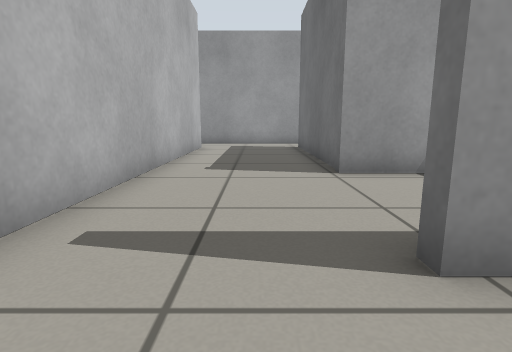
[1] (above)

24 first-person views from a walk through a Gazebo world. The camera is 0.5 m above the floor, tilts 10° down and sees 80° across. The floor is counted in squares, 0.5 m on a side. Each view is taken from the middle of a square. On the plan, view 1 faces up. The plan holds only what a view shows up to about 12 squares ahead; the rest is blank.

[2]
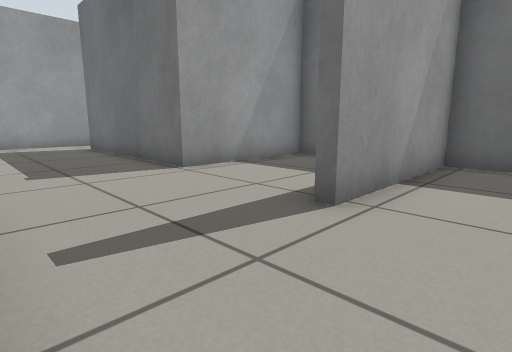

[3]
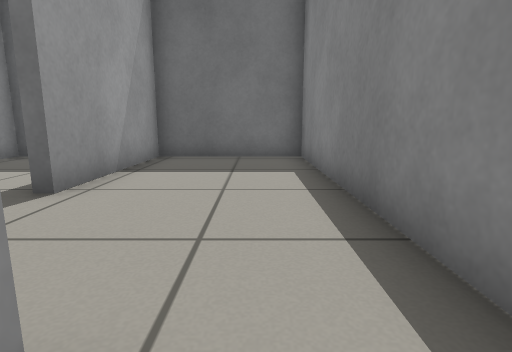

[4]
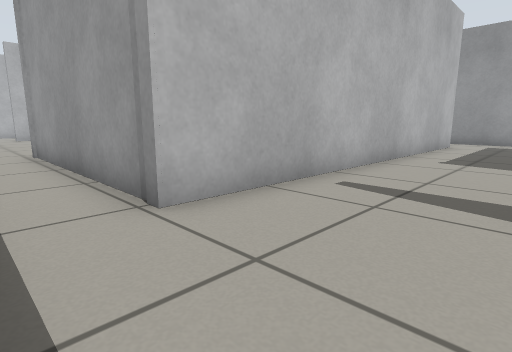

[5]
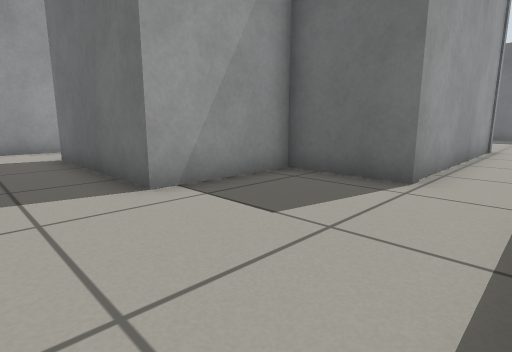

[6]
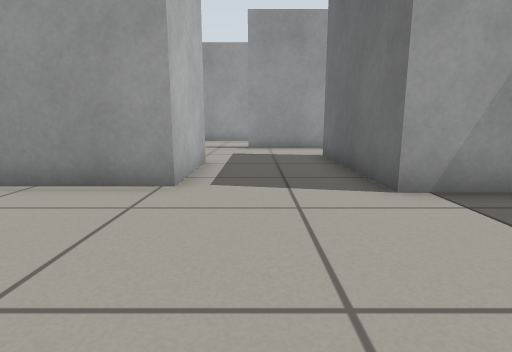

[7]
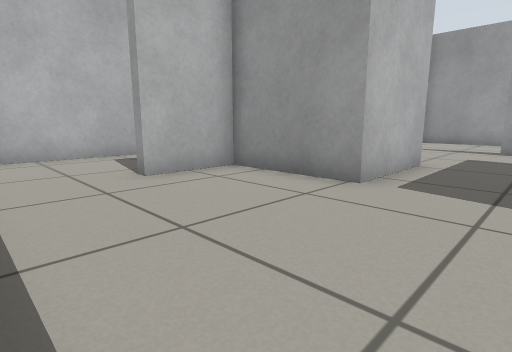

[8]
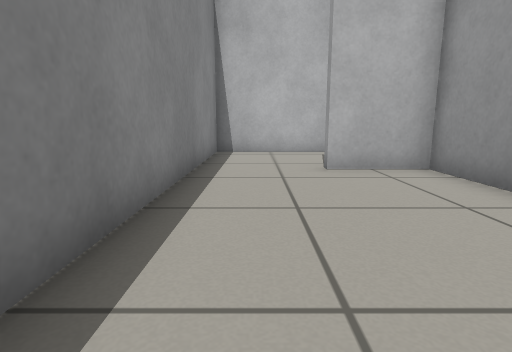

[9]
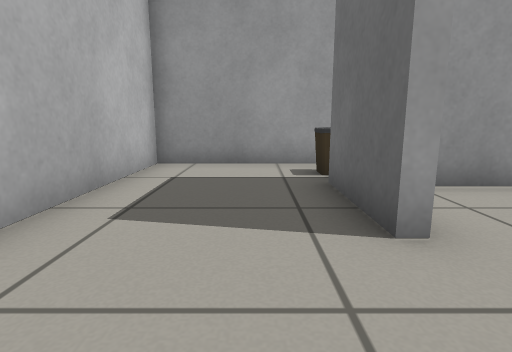

[10]
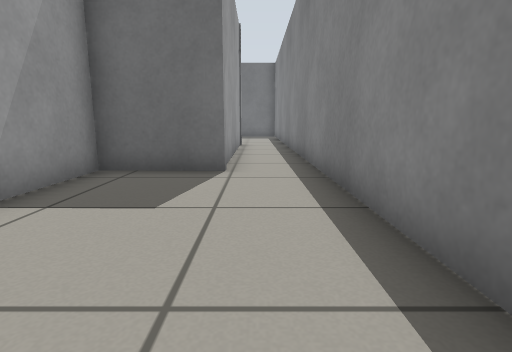

[11]
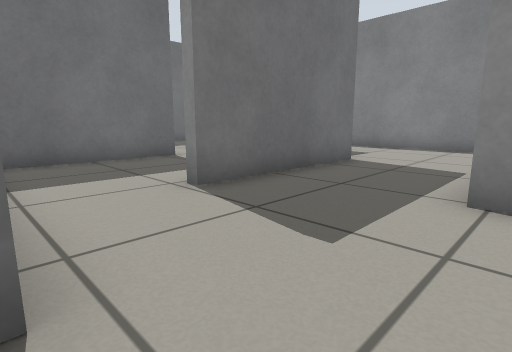

[12]
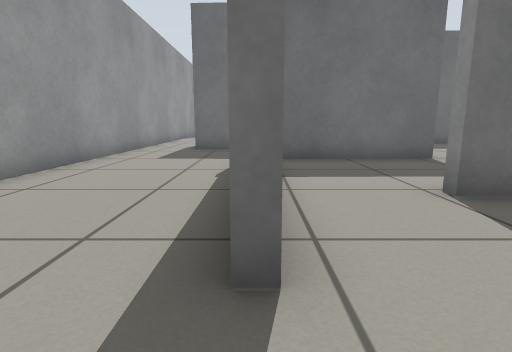

[13]
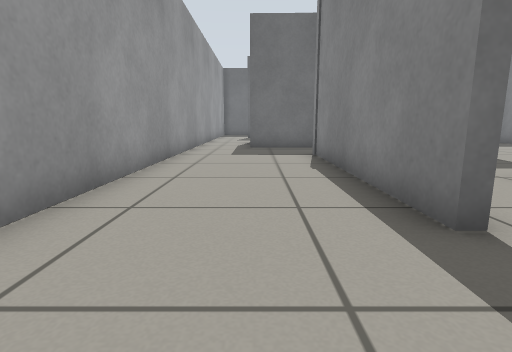

[14]
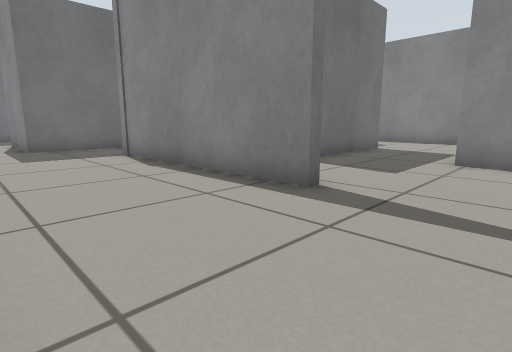

[15]
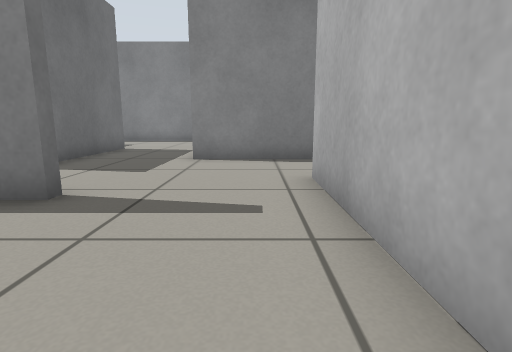

[16]
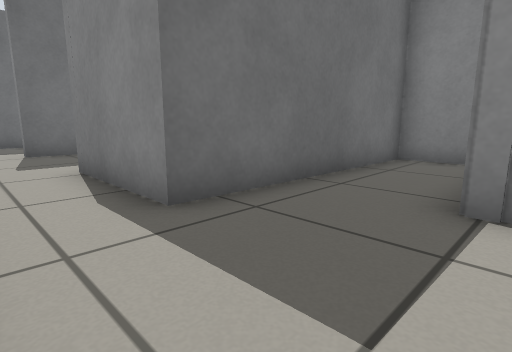

[17]
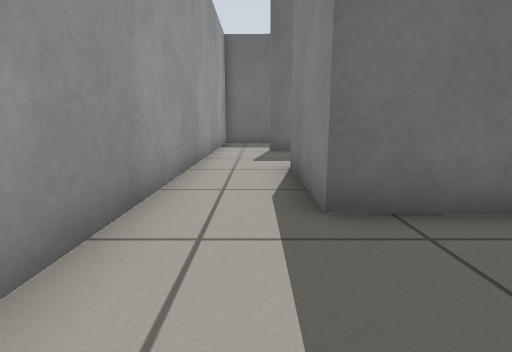

[18]
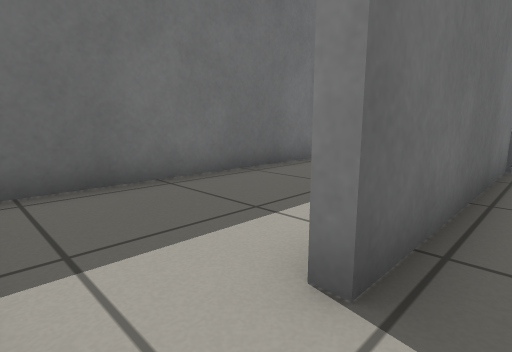

[19]
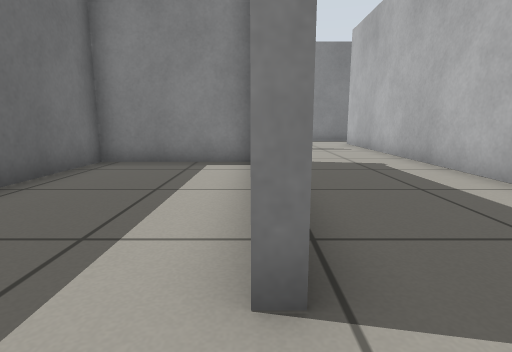

[20]
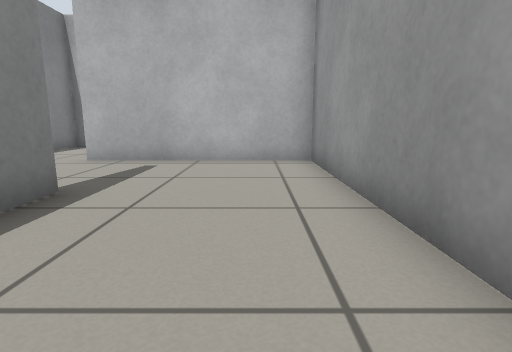

[21]
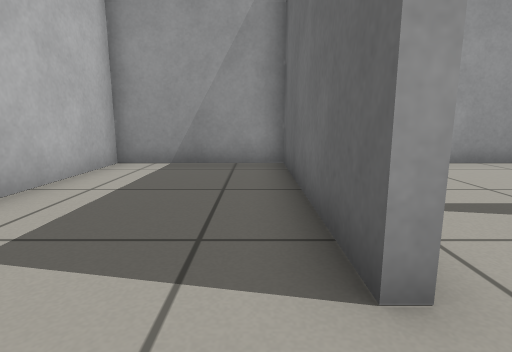

[22]
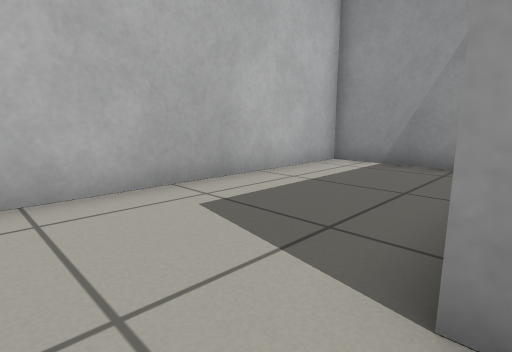

[23]
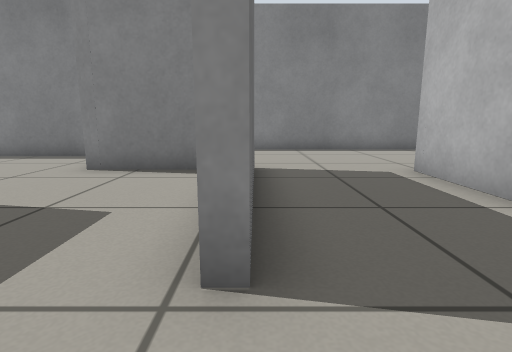

[24]
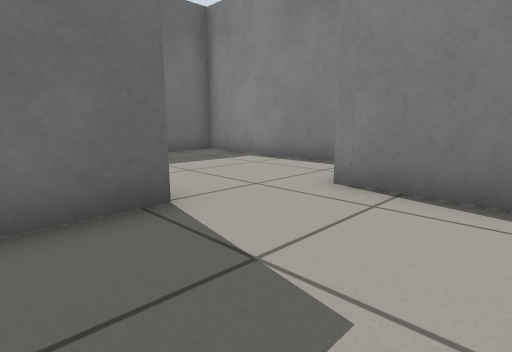

### Floor plan
Ten units are one square. View 1 is at (0, 0); x grows to the right and y downward. Boxes are objects, and circles mark ways between rooms. Rooms are numbered by the first view taken in them; rooms with no view inside come last. Other rooms are left out.
<svg viewBox="-239 -150 304 178">
<path fill="none" stroke="#000" d="M-15 23 59 23 59 -18 12 -18M-23 -14 -23 3M-184 -57 -163 -57 -163 -27 -195 -27 -195 -5M-194 23 -34 23M-136 -98 -153 -98M-190 -95 -190 -85M-23 3 -98 3 -97 -23 -130 -23 -130 -74M-195 -5 -198 -5 -198 -31M-191 -54 -234 -54 -234 23 -194 23M-153 -98 -153 -101 -82 -101M-75 -54 -59 -54 -57 -122 -22 -122M-5 -145 -190 -145 -190 -95M59 -53 59 -60 17 -60 17 -125M12 -18 12 -22M-22 -122 -23 -14M15 -145 -5 -145M17 -125 21 -125M35 -145 15 -145M21 -63 59 -63 60 -136M-193 -85 -193 -145 -234 -145 -234 -57 -219 -57M-196 -57 -184 -57M-86 -51 -87 -93M-80 0 -26 0 -25 -19M-118 -26 -94 -26M-124 -98 -136 -98"/>
<rect x="-205" y="-45" width="10" height="10" fill="#bbb"><title>bin</title></rect>
<circle cx="-30" cy="15" r="3" fill="#2a7"/>
<circle cx="0" cy="-20" r="3" fill="#2a7"/>
<circle cx="-200" cy="10" r="3" fill="#2a7"/>
<circle cx="-170" cy="-100" r="3" fill="#2a7"/>
<circle cx="-190" cy="-75" r="3" fill="#2a7"/>
<circle cx="-130" cy="-85" r="3" fill="#2a7"/>
<circle cx="-15" cy="-135" r="3" fill="#2a7"/>
<circle cx="20" cy="-135" r="3" fill="#2a7"/>
<text x="20" y="10">1</text>
<text x="-140" y="-20">2</text>
<text x="-210" y="-20">3</text>
<text x="-110" y="-120">4</text>
<text x="10" y="-70">5</text>
<text x="40" y="-110">6</text>
<text x="-210" y="-100">7</text>
<text x="-70" y="-40">8</text>
</svg>
Room 1 opens to room 2. Room 1 opens to room 5. Room 2 opens to room 3. Room 2 opens to room 4. Room 2 opens to room 7. Room 2 opens to room 8. Room 4 opens to room 5. Room 5 opens to room 6.

Where each view was taken, in squares from view 1:
view 1: 0 up, 0 right, facing up
view 2: 0 up, 2 left, facing up-right
view 3: 1 down, 3 left, facing right
view 4: 2 down, 1 right, facing up-left
view 5: 2 down, 15 left, facing up-right
view 6: 2 down, 15 left, facing up
view 7: 2 down, 14 left, facing up-left
view 8: 1 down, 13 left, facing left
view 9: 2 down, 21 left, facing up
view 10: 1 down, 16 left, facing right
view 11: 10 up, 17 left, facing down-right
view 12: 10 up, 17 left, facing right
view 13: 12 up, 18 left, facing right
view 14: 14 up, 18 left, facing down-right
view 15: 14 up, 18 left, facing down
view 16: 14 up, 9 left, facing down-right
view 17: 13 up, 9 left, facing right
view 18: 14 up, 1 right, facing down-right
view 19: 14 up, 2 right, facing down
view 20: 13 up, 11 left, facing left
view 21: 7 up, 20 left, facing up
view 22: 7 up, 19 left, facing up-left
view 23: 9 up, 13 left, facing down
view 24: 7 up, 12 left, facing down-right
